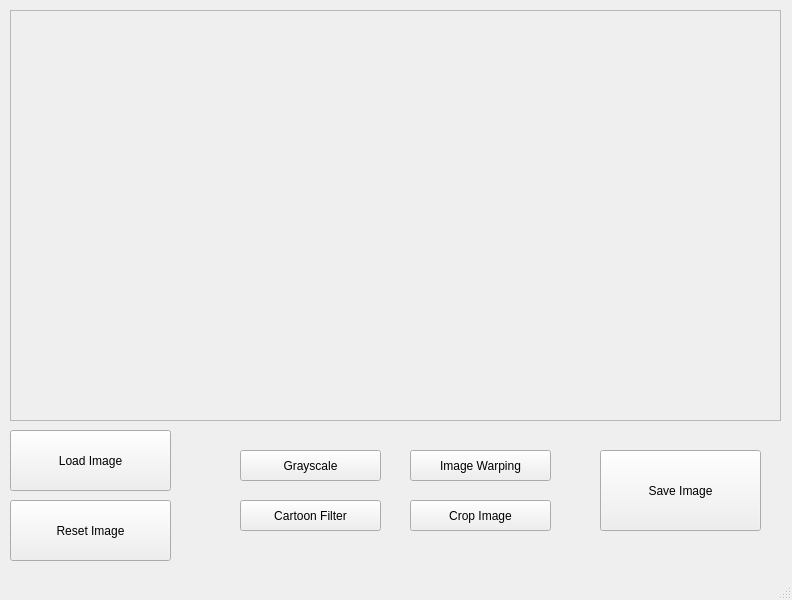
<?xml version="1.0" encoding="UTF-8"?>
<ui version="4.0">
 <class>MainWindow</class>
 <widget class="QMainWindow" name="MainWindow">
  <property name="geometry">
   <rect>
    <x>0</x>
    <y>0</y>
    <width>792</width>
    <height>600</height>
   </rect>
  </property>
  <property name="windowTitle">
   <string>MainWindow</string>
  </property>
  <widget class="QWidget" name="centralwidget">
   <widget class="QFrame" name="frame">
    <property name="geometry">
     <rect>
      <x>10</x>
      <y>10</y>
      <width>771</width>
      <height>411</height>
     </rect>
    </property>
    <property name="frameShape">
     <enum>QFrame::StyledPanel</enum>
    </property>
    <property name="frameShadow">
     <enum>QFrame::Raised</enum>
    </property>
    <widget class="QLabel" name="label">
     <property name="geometry">
      <rect>
       <x>0</x>
       <y>0</y>
       <width>771</width>
       <height>411</height>
      </rect>
     </property>
     <property name="text">
      <string/>
     </property>
    </widget>
   </widget>
   <widget class="QPushButton" name="loadImage">
    <property name="geometry">
     <rect>
      <x>10</x>
      <y>430</y>
      <width>161</width>
      <height>61</height>
     </rect>
    </property>
    <property name="text">
     <string>Load Image</string>
    </property>
   </widget>
   <widget class="QPushButton" name="saveImage">
    <property name="geometry">
     <rect>
      <x>600</x>
      <y>450</y>
      <width>161</width>
      <height>81</height>
     </rect>
    </property>
    <property name="text">
     <string>Save Image</string>
    </property>
   </widget>
   <widget class="QPushButton" name="resetImage">
    <property name="geometry">
     <rect>
      <x>10</x>
      <y>500</y>
      <width>161</width>
      <height>61</height>
     </rect>
    </property>
    <property name="text">
     <string>Reset Image</string>
    </property>
   </widget>
   <widget class="QPushButton" name="grayscaleButton">
    <property name="geometry">
     <rect>
      <x>240</x>
      <y>450</y>
      <width>141</width>
      <height>31</height>
     </rect>
    </property>
    <property name="text">
     <string>Grayscale</string>
    </property>
   </widget>
   <widget class="QPushButton" name="cartoonButton">
    <property name="geometry">
     <rect>
      <x>240</x>
      <y>500</y>
      <width>141</width>
      <height>31</height>
     </rect>
    </property>
    <property name="text">
     <string>Cartoon Filter</string>
    </property>
   </widget>
   <widget class="QPushButton" name="warpingButton">
    <property name="geometry">
     <rect>
      <x>410</x>
      <y>450</y>
      <width>141</width>
      <height>31</height>
     </rect>
    </property>
    <property name="text">
     <string>Image Warping</string>
    </property>
   </widget>
   <widget class="QPushButton" name="cropButton">
    <property name="geometry">
     <rect>
      <x>410</x>
      <y>500</y>
      <width>141</width>
      <height>31</height>
     </rect>
    </property>
    <property name="text">
     <string>Crop Image</string>
    </property>
   </widget>
  </widget>
  <widget class="QStatusBar" name="statusbar"/>
 </widget>
 <resources/>
 <connections/>
</ui>
